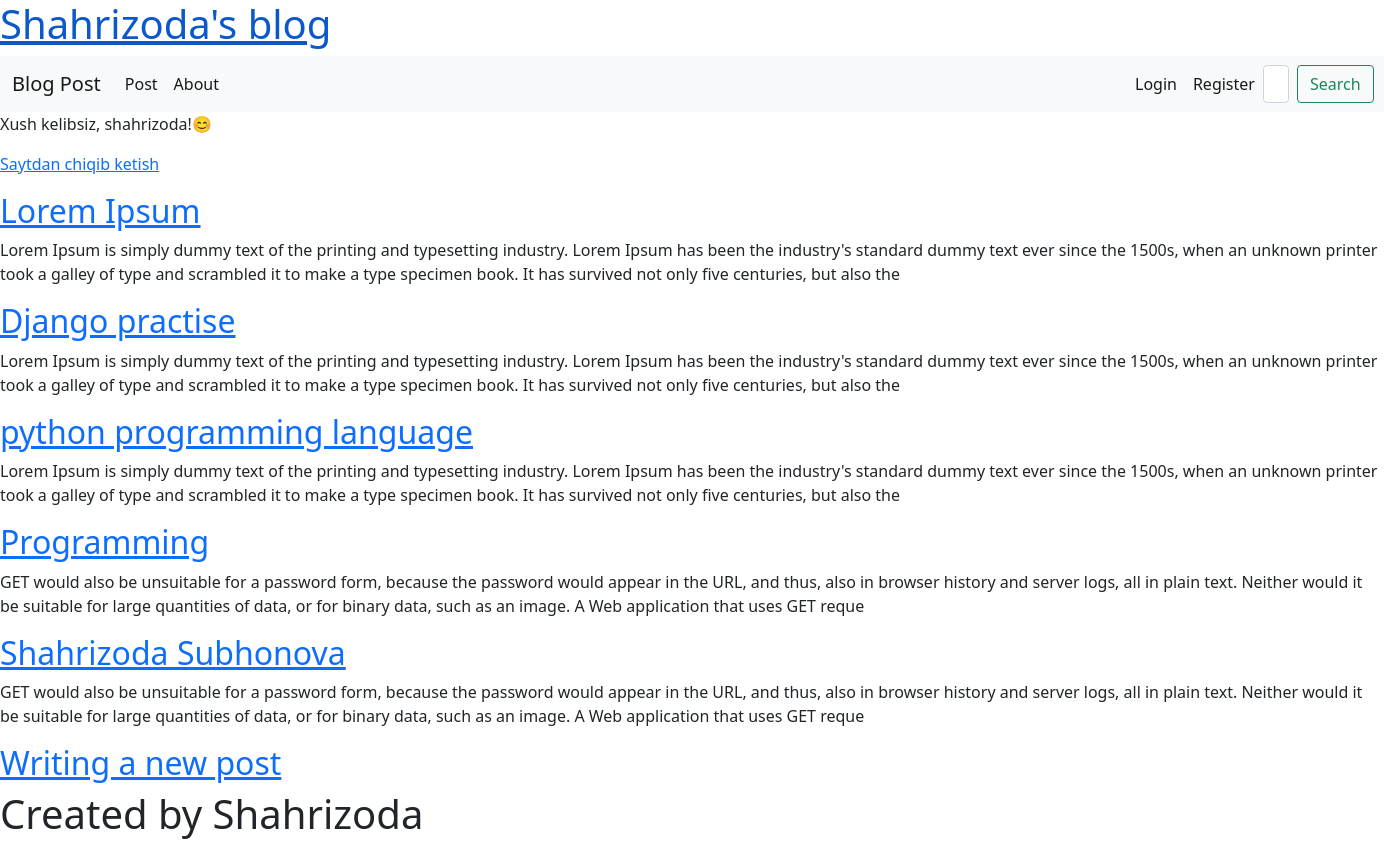
The app's page / (signed in) with its own data.
### pages/models.py (models this page shows, shortened)
class Post(models.Model):
    title=models.CharField(max_length=200)
    author=models.name = models.ForeignKey(
        'auth.User',
        on_delete=models.CASCADE
    )
    body=models.TextField()

### pages/views.py (the view)
# urls.py: path('', BlogListView.as_view(), name='home'),
class BlogListView(ListView):
    model = Post
    template_name='home.html'

### templates/home.html
{% extends 'base.html' %}
{% block content %}
{% for post in object_list %}
<div class="post-entry">
    <h2><a href="{% url 'post_detail' post.pk %}">{{ post.title }}</a></h2>
    <p>{{ post.body | slice:":300" }}</p>
</div>
{% endfor %}
{% endblock content %}

### templates/base.html (shortened to what this page needs)
{% load static %}
<!DOCTYPE html>
<html>
<head>
    <link rel="stylesheet" href="{% static 'bootstrap4/css.css' %}">
</head>
<body>
<header>
 <h1><a href="{% url 'home' %}">Shahrizoda's blog</a></h1>
</header>
<nav class="navbar navbar-expand-lg navbar-light bg-light">
  <div class="container-fluid">
    <a class="navbar-brand" href="#">Blog Post</a>
    <div class="collapse navbar-collapse" id="navbarSupportedContent">
      <ul class="navbar-nav me-auto mb-2 mb-lg-0">
        <li class="nav-item">
          <a class="nav-link active" aria-current="page" href="#">Post</a>
        </li>
        <li class="nav-item">
          <a class="nav-link active" aria-current="page" href="#">About</a>
        </li>
        <li style="margin-left:900px;" class="nav-item">
          <a class="nav-link active" aria-current="page" href="#">Login</a>
        </li>
        <li class="nav-item">
          <a class="nav-link active" aria-current="page" href="#">Register</a>
        </li>
      </ul>
      <form class="d-flex">
        <input class="form-control me-2" type="search" placeholder="Search" aria-label="Search">
        <button class="btn btn-outline-success" type="submit">Search</button>
      </form>
    </div>
  </div>
</nav>
{% if user.is_authenticated %}
<p> Xush kelibsiz, {{ user.username }}!😊</p>
<p>
<a href="{% url 'logout' %}">Saytdan chiqib ketish</a>
</p>
{% else %}
<p>
<a href="{% url 'login' %}">Saytga kirish</a> |
<a href="{% url 'signup' %}">Ro'yxatdan o'tish</a>
</p>
{% endif %}
<body>
</body>
<div>
    {% block content %}
    {% endblock content %}
</div>
<footer>
<h2><a href="{% url 'post_new' %}">Writing a new post</a></h2>
<h1>Created by Shahrizoda</h1>
</footer>
</body>
</html>

### records on screen
Post: title "Lorem Ipsum", body "Lorem Ipsum is simply dummy text of the printing and typesetting industry. Lorem Ipsum has been the industry's standard dummy text ever since the 1500s, when an unknown printer took a galley of type and scrambled it to make a type specimen book. It has survived not only five centuries, but also the"
Post: title "Django practise", body "Lorem Ipsum is simply dummy text of the printing and typesetting industry. Lorem Ipsum has been the industry's standard dummy text ever since the 1500s, when an unknown printer took a galley of type and scrambled it to make a type specimen book. It has survived not only five centuries, but also the"
Post: title "python programming language", body "Lorem Ipsum is simply dummy text of the printing and typesetting industry. Lorem Ipsum has been the industry's standard dummy text ever since the 1500s, when an unknown printer took a galley of type and scrambled it to make a type specimen book. It has survived not only five centuries, but also the"
Post: title "Programming", body "GET would also be unsuitable for a password form, because the password would appear in the URL, and thus, also in browser history and server logs, all in plain text. Neither would it be suitable for large quantities of data, or for binary data, such as an image. A Web application that uses GET reque"
Post: title "Shahrizoda Subhonova", body "GET would also be unsuitable for a password form, because the password would appear in the URL, and thus, also in browser history and server logs, all in plain text. Neither would it be suitable for large quantities of data, or for binary data, such as an image. A Web application that uses GET reque"

### other values on screen
{{ user.username }} "shahrizoda"
